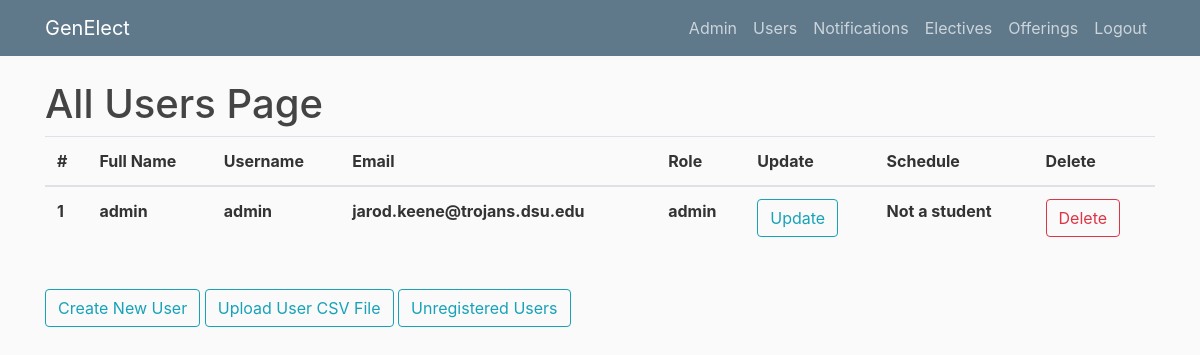
/allusers (signed in), run on an earlier commit of the app's database.
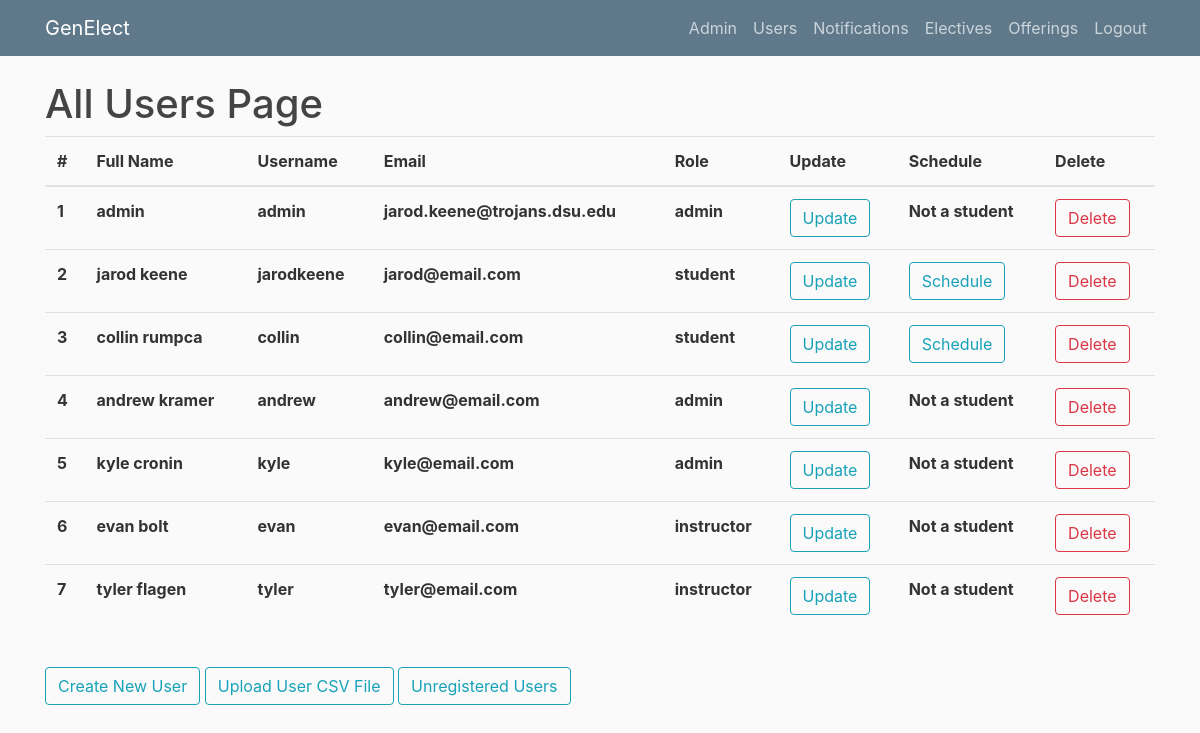
And on a later commit of the database.
### genElect/models.py (models this page shows)
class Base(db.Model):
    __abstract__ = True
    id = db.Column(db.Integer, primary_key=True, autoincrement=True)
    date_created = db.Column(db.DateTime, default=db.func.current_timestamp())
    date_modified = db.Column(db.DateTime, default=db.func.current_timestamp(),
            onupdate=db.func.current_timestamp())

class Users(Base, UserMixin):
    __tablename__ = 'users'
    username = db.Column(db.String(100), unique=True)
    full_name = db.Column(db.String(100))
    email = db.Column(db.String(100))
    role = db.Column(db.String(32), nullable=False)
    password = db.Column(db.String(128))
    registrations = db.relationship('Registrations', backref='user', lazy=True)
    completed_electives = db.relationship('Completions', backref='user', lazy=True)

### genElect/__init__.py (the view)
@app.route("/allusers")
def allusers():
    if current_user.is_authenticated and current_user.role == "admin":
        users = Users.query.all()
        return render_template('allusers.html', users=users)
    else:
        return render_template('denied.html')

### genElect/__init__.py (called while the page is built)
@login_manager.user_loader
def load_user(user_id):
    return Users.query.get(int(user_id))

### genElect/templates/allusers.html
{% extends "layout.html" %}
{% block content %}
    <h1>All Users Page</h1>
	<table class="table">
	  <thead>
	    <tr>
	      <th scope="col">#</th>
	      <th scope="col">Full Name</th>
	      <th scope="col">Username</th>
	      <th scope="col">Email</th>
	      <th scope="col">Role</th>
	      <th scope="col">Update</th>
	      <th scope="col">Schedule</th>
	      <th scope="col">Delete</th>
	    </tr>
	  </thead>
	  <tbody>
	  	{% for user in users %}
	    <tr>
	      <th scope="row">{{user.id}}</th>
	      <th scope="row">{{user.full_name}}</th>
	      <th scope="row">{{user.username}}</th>
	      <th scope="row">{{user.email}}</th>
	      <th scope="row">{{user.role}}</th>
	      <th scope="row"><button type="button" onclick="window.location.href = '/edituser/{{user.id}}'" class="btn btn-outline-info">Update</button></th>
	      {% if user.role == 'student' %}
	      	<th scope="row"><button type="button" onclick="window.location.href = '/schedule?user_id={{user.id}}'" class="btn btn-outline-info">Schedule</button></th>
	      {% else %}
	      	<th scope="row">Not a student</th>
	      {% endif %}
	      <th scope="row"><button type="button" onclick="window.location.href = '/deleteuser/{{user.id}}'" class="btn btn-outline-danger">Delete</button></th>
	    </tr>
	    {% endfor %}
	  </tbody>
	</table>
    <br><button type="button" onclick="window.location.href = '/createuser'" class="btn btn-outline-info">Create New User</button>
    <button type="button" onclick="window.location.href = '/uploadusers'" class="btn btn-outline-info">Upload User CSV File</button>
    <button type="button" onclick="window.location.href = '/notregistered'" class="btn btn-outline-info">Unregistered Users</button>
{% endblock content %}

### genElect/templates/layout.html (shortened to what this page needs)
<!DOCTYPE html>
<html>
<head>
    <link rel="stylesheet" href="https://maxcdn.bootstrapcdn.com/bootstrap/4.0.0/css/bootstrap.min.css">
    <link rel="stylesheet" type="text/css" href="{{ url_for('static', filename='main.css') }}">
</head>
<body>
    <header class="site-header">
      <nav class="navbar navbar-expand-md navbar-dark bg-steel fixed-top">
        <div class="container">
          <a class="navbar-brand mr-4" href="/">GenElect</a>
          <div class="collapse navbar-collapse" id="navbarToggle">
            <div class="navbar-nav">
              {% if current_user.is_authenticated %}
                {% if current_user.role == "admin" %}
                  <a class="nav-item nav-link" href="{{ url_for('admin') }}">Admin</a>
                  <a class="nav-item nav-link" href="{{ url_for('allusers') }}">Users</a>
                  <a class="nav-item nav-link" href="{{ url_for('allnotifications') }}">Notifications</a>
                  <a class="nav-item nav-link" href="{{ url_for('allelectives') }}">Electives</a>
                  <a class="nav-item nav-link" href="{{ url_for('allofferings') }}">Offerings</a>
                {% endif %}
                <a class="nav-item nav-link" href="{{ url_for('logout') }}">Logout</a>
              {% else %}
                <a class="nav-item nav-link" href="/campschedule">Camp Schedule</a>
                <a class="nav-item nav-link" href="/electives">Electives</a>
                <a class="nav-item nav-link" href="{{ url_for('login') }}">Login</a>
              {% endif %}
            </div>
          </div>
        </div>
      </nav>
    </header>
    <main role="main" class="container">
      <div class="row">
        <div class="col-md-12">
          {% block content %}{% endblock %}
        </div>
      </div>
    </main>
</body>
</html>

### genElect/static/main.css (style rules this page uses)
body { background: #fafafa; color: #333333; margin-top: 5rem; }
h1, h2, h3, h4, h5, h6 { color: #444444; }
.bg-steel { background-color: #5f788a; }
.site-header .navbar-nav .nav-link { color: #cbd5db; }

What changed in the data, as far as the page shows it:
added Users: id "2", full_name "jarod keene", username "jarodkeene", email "jarod@email.com", role "student"
added Users: id "3", full_name "collin rumpca", username "collin", email "collin@email.com", role "student"
added Users: id "4", full_name "andrew kramer", username "andrew", email "andrew@email.com", role "admin", shows "Not a student"
added Users: id "5", full_name "kyle cronin", username "kyle", email "kyle@email.com", role "admin", shows "Not a student"
added Users: id "6", full_name "evan bolt", username "evan", email "evan@email.com", role "instructor", shows "Not a student"
added Users: id "7", full_name "tyler flagen", username "tyler", email "tyler@email.com", role "instructor", shows "Not a student"
